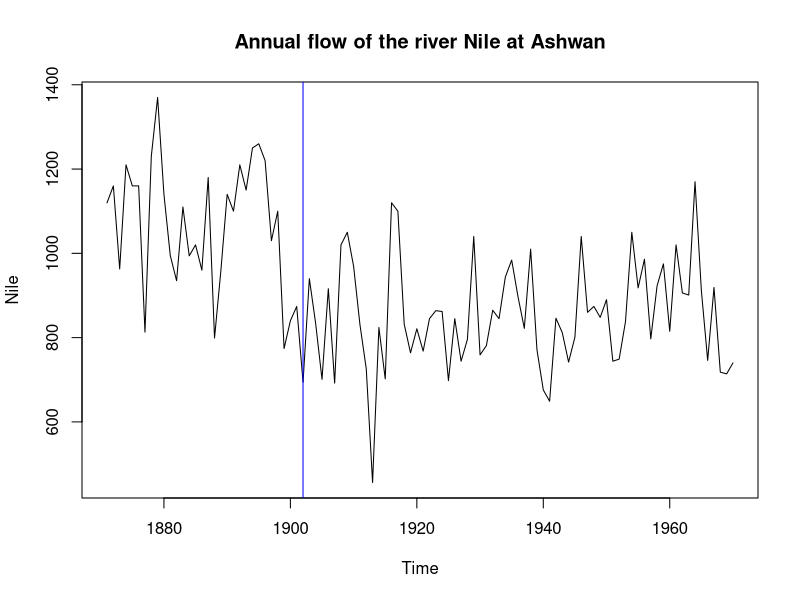
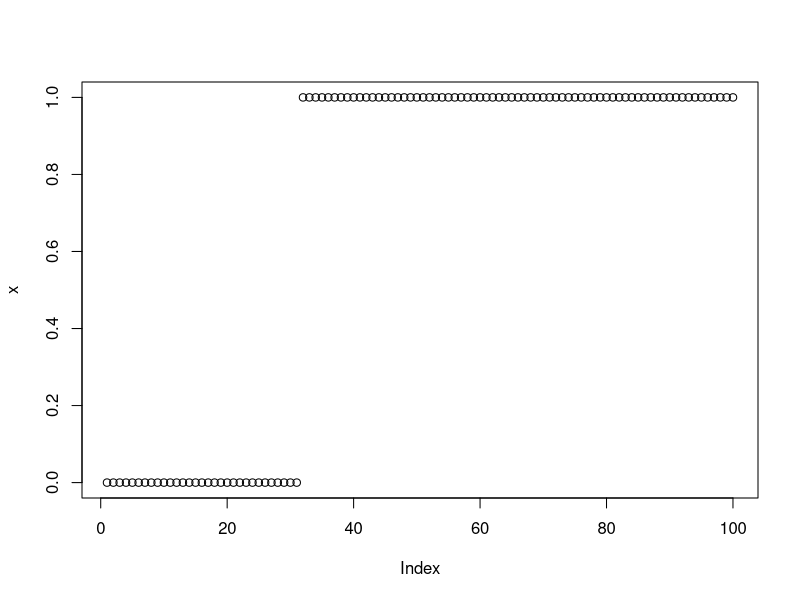
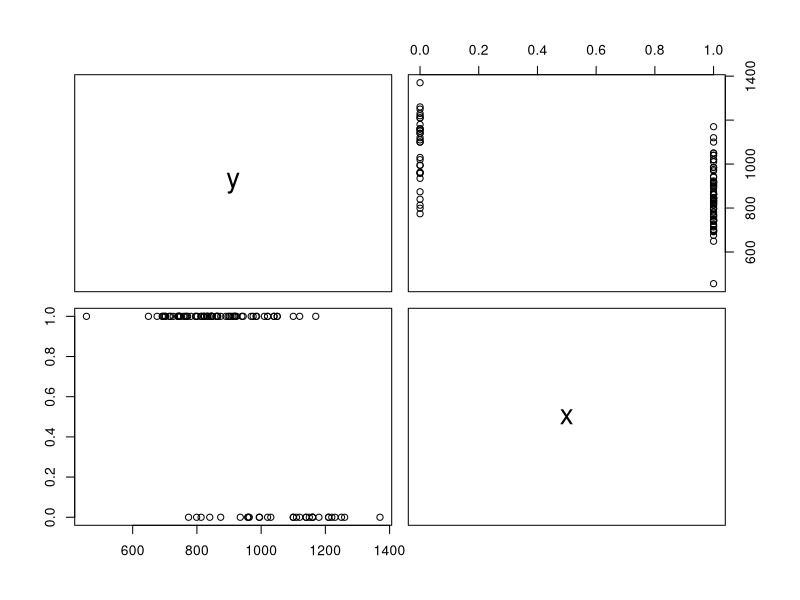
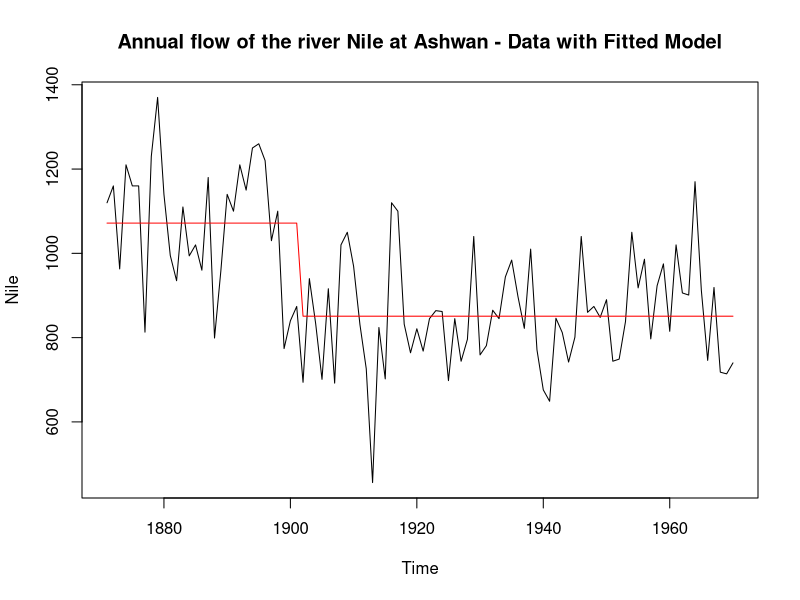
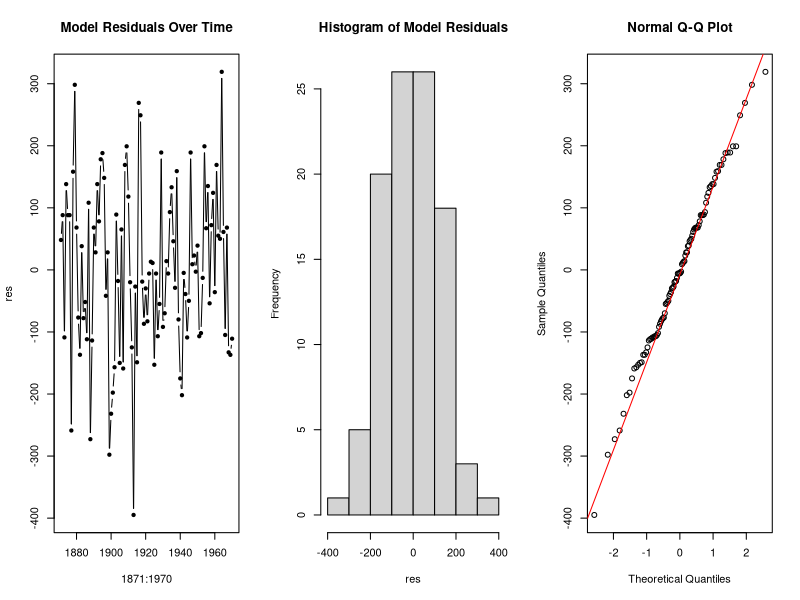
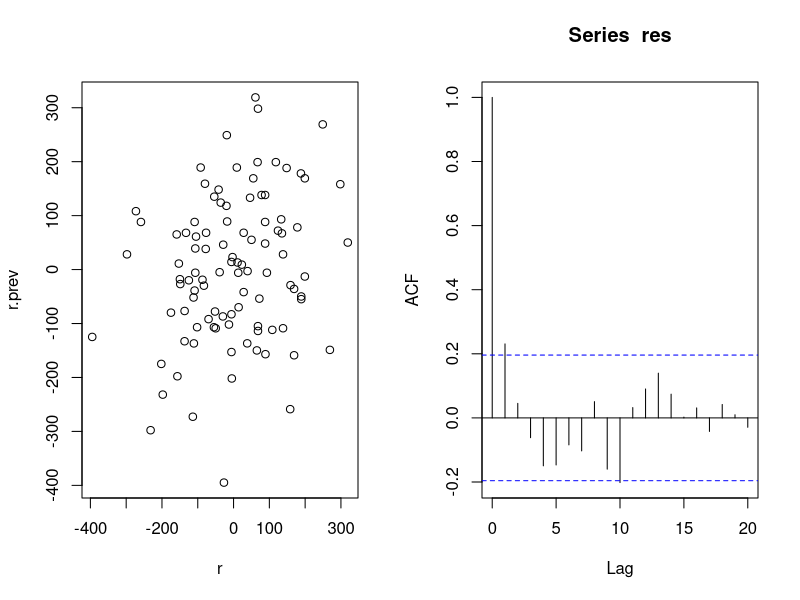

Generate these figures, in order, with R:
## plot data

plot(Nile,main="Annual flow of the river Nile at Ashwan")


## date when Ashwan dam was constructed

abline(v=1902,col="blue")

## create covariate
y=as.numeric(Nile)
y
x=rep(0,length(y))
1902-1871
x[32:length(x)]=1

plot(x)
pairs(cbind(y,x))

## fit linear model

fit=lm(y~x)
summary(fit)

ypred=predict(fit)
ypred
res=resid(fit)

## examine model fit graphically
plot(Nile,main="Annual flow of the river Nile at Ashwan - Data with Fitted Model")
points(1871:1970,ypred,type="l",col="red")

## examine residuals for normality

par(mfrow=c(1,3))
plot(1871:1970,res,pch=20,type="b",main="Model Residuals Over Time")
hist(res,main="Histogram of Model Residuals")
qqnorm(res)
qqline(res,col="red")

## examine residuals for serial correlation

r=res[-1]
r
r.prev=res[-length(res)]
r.prev

par(mfrow=c(1,2))
plot(r,r.prev)
summary(lm(r~r.prev))

acf(res)


## Specify and fit a Linear Model with AR(1) time series correlated random effect

library(nlme)

group=rep(1,length(y))
t=1871:1970

fit.gls=gls(y~x,correlation=corAR1(form= ~t))
summary(fit.gls)
intervals(fit.gls)

